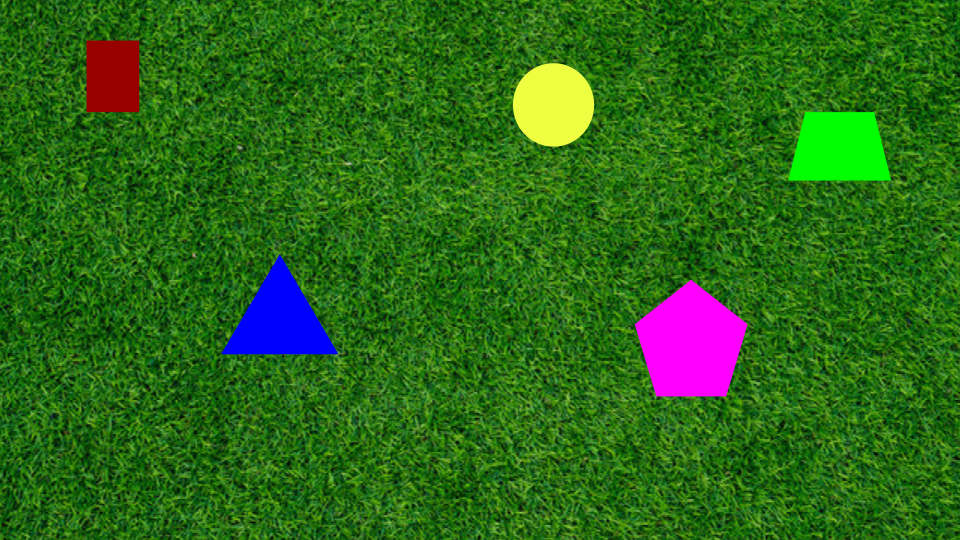
#> input picture src/shape_detection/detect_resources/normal_img.png, 960 x 540 px
$ python IMG_SOLUTION.py   (older library calls are emulated)
#> lines starting #> are read from the running program, lines starting #| are printed output that depends on the picture; after the words box and inside, x2 and y2 are one past the last pixel; in counts of white or black regions, pixels touching at a corner belong together
import cv2
import numpy as np

img = cv2.imread("detect_resources/normal_img.png")
#> img is the input picture: shape (540, 960, 3); mean B, G, R 24.5, 104.6, 44
img = cv2.resize(img, (1532, 796)) #Resize images to a standard size so that text looks good
#> img: shape (796, 1532, 3)
copy = img.copy() #Keep the original image to write graphics onto later
copy = cv2.cvtColor(copy, cv2.COLOR_RGB2GRAY, None) # Load image in grayscale
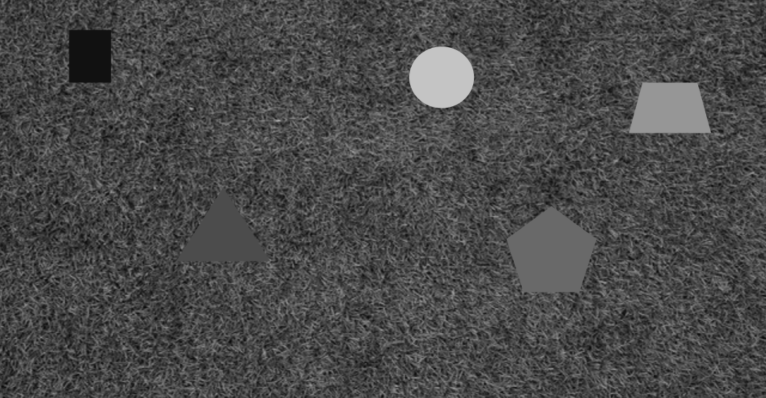
#> copy: shape (796, 1532) (shown at 1/2 size); min 8, max 196, mean 73.6

#Snippet to auto-tune Canny Edge Detector
med = np.median(copy)
#> med = 72
sigma = 0.33
lower = int(max(0, (1.0-sigma)*med))
#> lower = 48
upper = int(min(255, (1.0+sigma)*med))
#> upper = 95

edges = cv2.Canny(copy, lower, upper) #Detect object edges
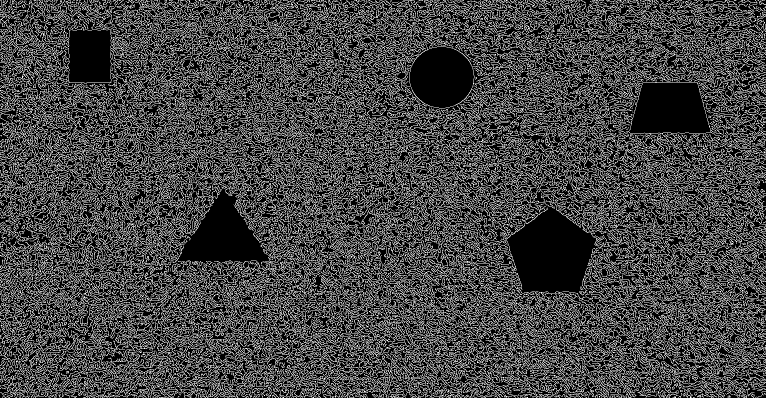
#> edges: shape (796, 1532) (shown at 1/2 size); 27.1% white in thin lines or dots

'''Run a second edge detection strategy. This is mostly redundant but I've found it can lead to a more stable
image by thickening edge boundaries (although it is not required for accurate detections). I've included it because
the Sobel operator is computationally inexpensive.'''
sobelx = cv2.Sobel(edges, cv2.CV_64F, 1, 0, ksize=3)
sobely = cv2.Sobel(edges, cv2.CV_64F, 0, 1, ksize=3)
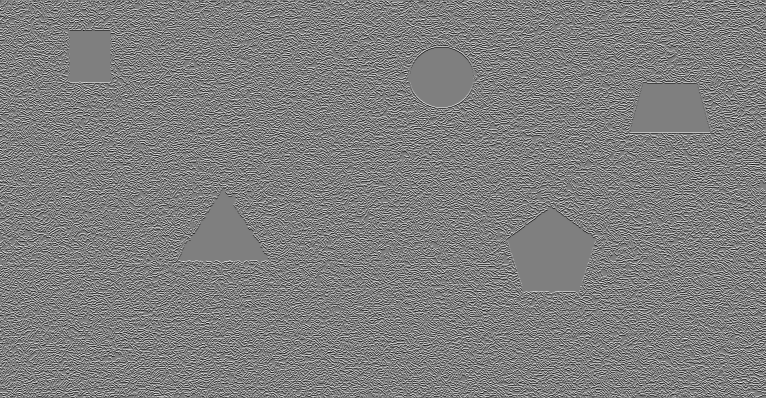
#> sobely: shape (796, 1532) float64 (shown at 1/2 size); min -1020, max 1020, mean -0.2; drawn with min black and max white
gradient_magnitude = cv2.magnitude(sobelx, sobely)

# Convert to uint8
gradient_magnitude = cv2.convertScaleAbs(gradient_magnitude)
#> gradient_magnitude: shape (796, 1532); 73.9% white; 61998 black regions (59586 under 20 px), largest, box (x1, y1, x2, y2) and area: (1015, 414, 1195, 595) 20673, (357, 378, 537, 535) 13743, (1260, 166, 1420, 265) 13078

#Heavily blur the image so small edges join together, leaving only shapes as the major elements
blur = cv2.GaussianBlur(gradient_magnitude, (17,17), 0)
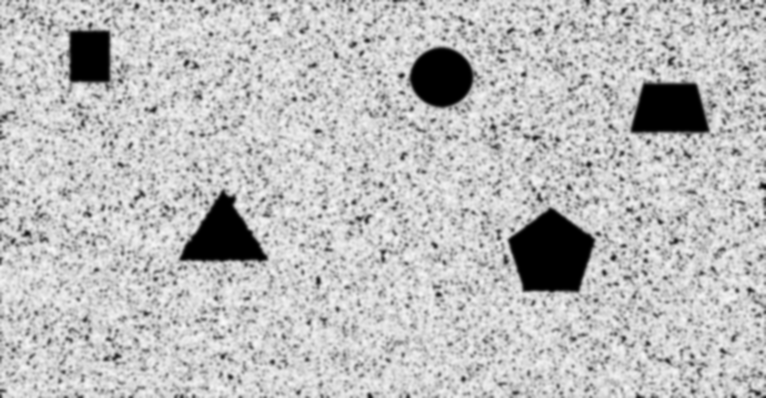
#> blur: shape (796, 1532) (shown at 1/2 size); min 0, max 250, mean 188.5

'''Slightly dilate the image to cover up small black gaps in the background of the blurred image
(which, if left in, could lead to a "jumpy" look for the detected outlines)'''
dilate = cv2.dilate(blur, (3,3 ), iterations=1)

#Threshold to isolate the shapes from the background and convert the image to a binary image.
retval, threshed = cv2.threshold(dilate, 10, 255, cv2.THRESH_BINARY_INV)
#> threshed: shape (796, 1532); 4.6% white; 6 white regions (1 under 20 px)

#Find the most external outlines of each shape
contours, hierarchy = cv2.findContours(threshed, cv2.RETR_EXTERNAL, cv2.CHAIN_APPROX_SIMPLE)
#> contours = 6 contours, 1 with area under 20; largest, box (x1, y1, x2, y2) and area: (1022, 422, 1185, 580) 17520, (366, 390, 529, 519) 10576, (1267, 172, 1413, 261) 10548, (824, 101, 942, 210) 9684, (144, 67, 216, 160) 6320

#Filter contours by area (only keep the largest shapes)
selected_contours = []
for contour in contours:
    if(cv2.contourArea(contour) > 2000):
        selected_contours.append(contour)
#> this loop made 6 passes
#> contour on pass 3: [[1530, 373], [1531, 373]]
#> after the loop, selected_contours = 5 contours; box (x1, y1, x2, y2) and area: (1022, 422, 1185, 580) 17520, (366, 390, 529, 519) 10576, (1267, 172, 1413, 261) 10548, (824, 101, 942, 210) 9684, (144, 67, 216, 160) 6320

#Now that we've found the individual contours, it time to merge shapes when they meet

#Prepare a black image for the merging process
black_img = np.zeros_like(img)
black_img = cv2.cvtColor(black_img, cv2.COLOR_BGR2GRAY)

#Draw contours onto black image
cv2.drawContours(black_img, selected_contours, -1, (255, 255, 255), cv2.FILLED)
#> black_img: shape (796, 1532); 4.6% white; 5 white regions, box (x1, y1, x2, y2) and area: (1022, 422, 1185, 580) 17751, (366, 390, 529, 519) 10792, (1267, 172, 1413, 261) 10756, (824, 101, 942, 210) 9841, (144, 67, 216, 160) 6480

#Heavily blur to eliminate "ghost borders" between shapes (that were created by contour boundaries)
blur_2 = cv2.GaussianBlur(black_img, (25, 25), 40)

#Convert the blurred image back to a binary image
ret, binary = cv2.threshold(blur_2, 40, 255, cv2.THRESH_BINARY)
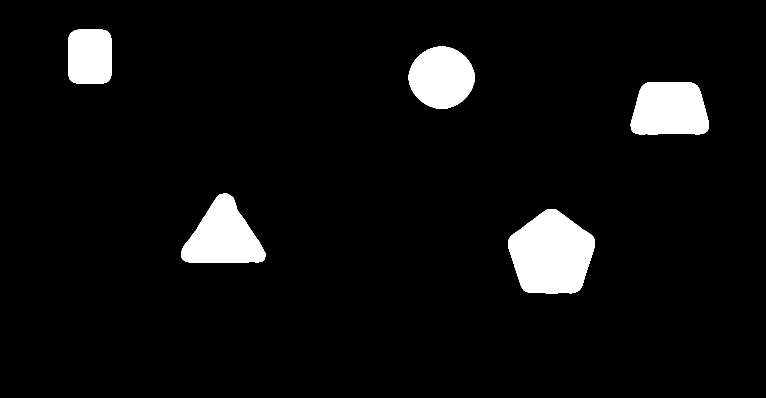
#> binary: shape (796, 1532) (shown at 1/2 size); 5.9% white; 5 white regions

#Find joined countours
joined_contours, hierarchy = cv2.findContours(binary, cv2.RETR_EXTERNAL, cv2.CHAIN_APPROX_SIMPLE)
#> joined_contours = 5 contours; box (x1, y1, x2, y2) and area: (1016, 418, 1190, 587) 21528, (362, 387, 531, 526) 14219, (1261, 164, 1418, 269) 14002, (817, 93, 950, 218) 12501, (136, 59, 224, 168) 8931

#Draw joined contours onto the original color image
cv2.drawContours(img, joined_contours, -1, (57.12,255,19.89), 2)

#Define variables required for depth calculation
camera_matrix = [[2564.3186869,0,0],
                [0,2569.70273111,0],
                [0, 0, 1]]
CIRCLE_RADIUS_IN_PX = 92
CIRCLE_RADIUS_CM = 10

for contour in joined_contours:
    moments = cv2.moments(contour) #returns a dictionary of moments
    if moments['m00'] != 0:
        Cx = int(moments['m10'] / moments['m00']) #find center
        Cy = int(moments['m01'] / moments['m00'])
        cv2.circle(img, (Cx, Cy), 4, (255, 255, 255), -1)
        cv2.putText(img, "Center", (Cx-20, Cy-10), cv2.FONT_HERSHEY_SIMPLEX, 0.4, (255, 255, 255), 1, cv2.LINE_AA)

        #calculate depth using standard formulas (D = F x W / P) and circle as reference
        depth = camera_matrix[0][0] * CIRCLE_RADIUS_CM / CIRCLE_RADIUS_IN_PX
        x = (Cx - camera_matrix[0][2]) * depth / camera_matrix[0][0] #convert x and y to real world coords
        y = (Cy - camera_matrix[1][2]) * depth / camera_matrix[1][1]

        cv2.putText(img, f"Coords: [{int(x)}, {int(y)}, {int(depth)}]", (Cx-20, Cy-20), cv2.FONT_HERSHEY_SIMPLEX, 0.9, (255, 255, 255), 2, cv2.LINE_AA)
#> this loop made 5 passes
#> (Cx, Cy, x, y) on passes 1 to 5: (1102, 507, 119.8, 54.99), (446, 473, 48.48, 51.31), (1339, 219, 145.5, 23.75), (882, 154, 95.87, 16.7), (179, 112, 19.46, 12.15)
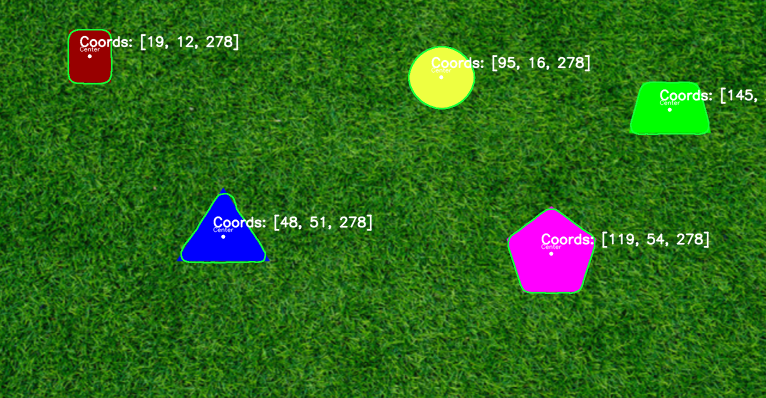
#> img: shape (796, 1532, 3) (shown at 1/2 size); mean B, G, R 26.4, 106.8, 45.4


# Display result
img = cv2.resize(img, None, fx=0.5, fy=0.5)
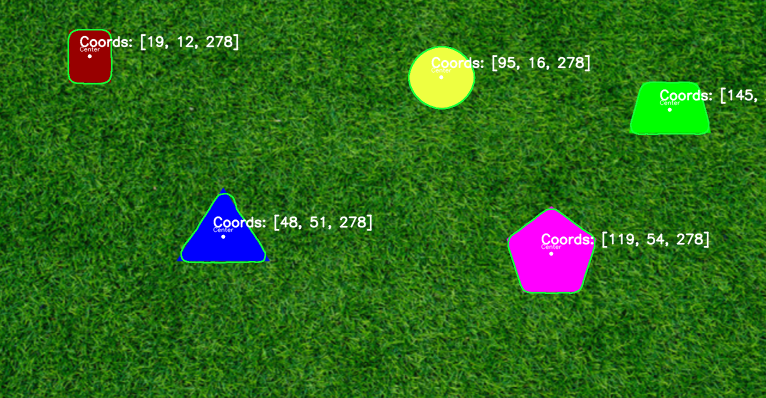
#> img: shape (398, 766, 3); mean B, G, R 26.5, 106.9, 45.5
cv2.imshow("Result", img)


cv2.waitKey(0)
cv2.destroyAllWindows()
